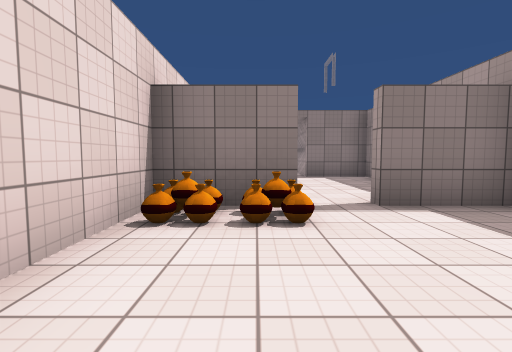
[1] (above)

24 first-person views from a walk through a Unity game level. The camera is 1.2 m above the floor, tilts 4° down and sees 85° across. Doors are open. The floor is counted in squares, 2 m on a side. Each view is taken from the middle of a square. On the plan, view 1 faces up. The plan holds only what a view shows up to about 9 squares ahead; the rest is blank. The place goes on beyond the plan. The player is left out. Some surface patterns are stand-ins.

[2]
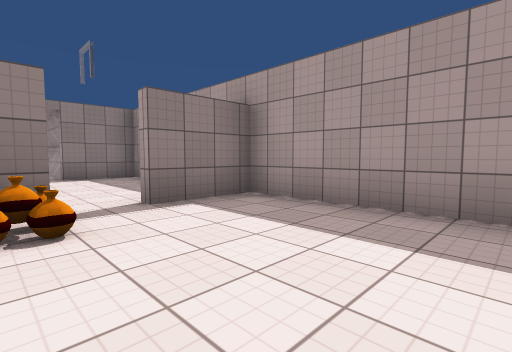

[3]
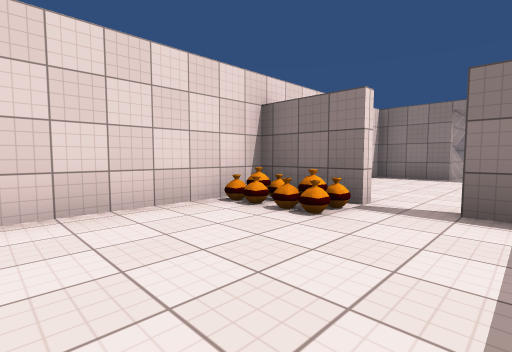

[4]
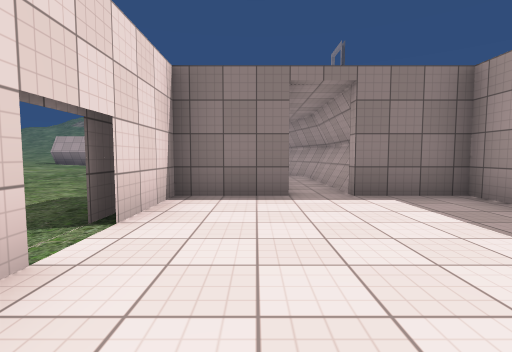

[5]
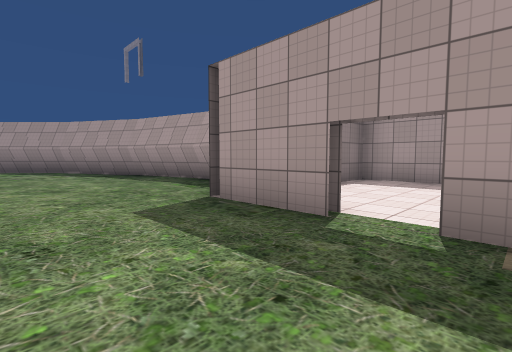

[6]
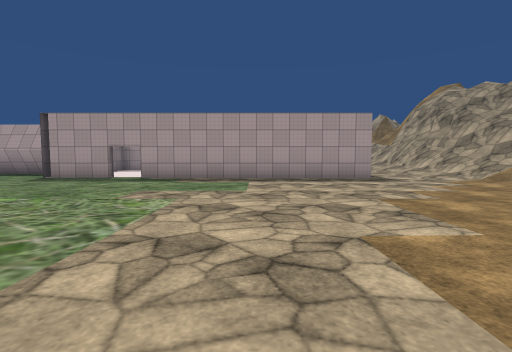

[7]
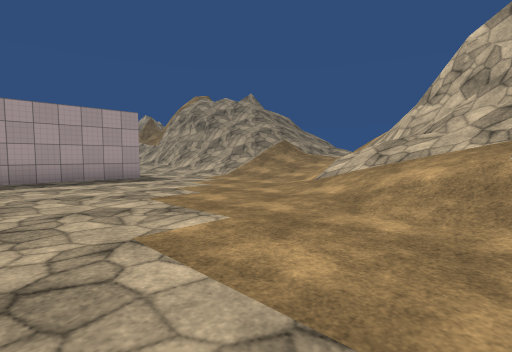

[8]
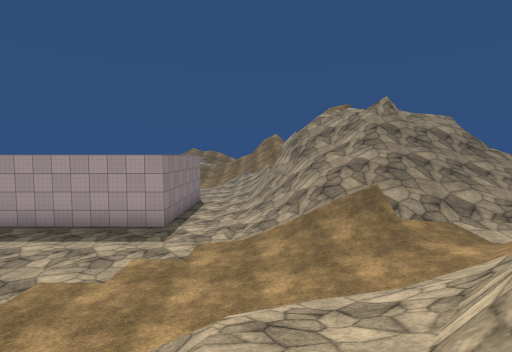

[9]
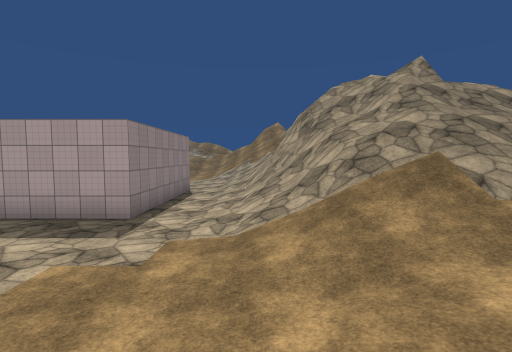

[10]
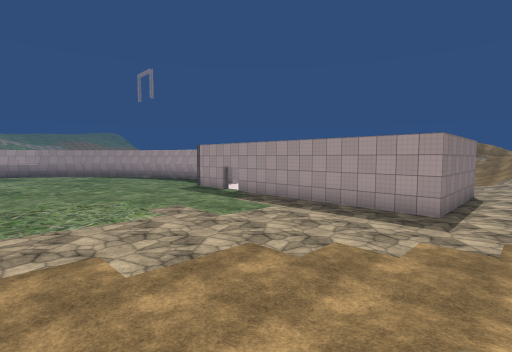

[11]
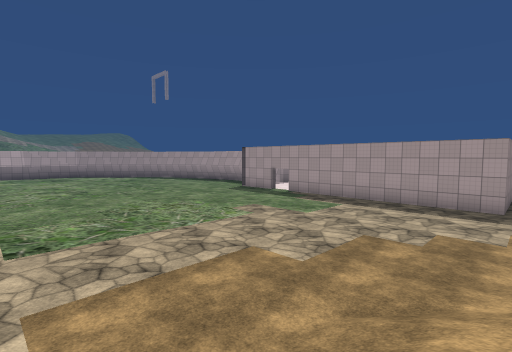

[12]
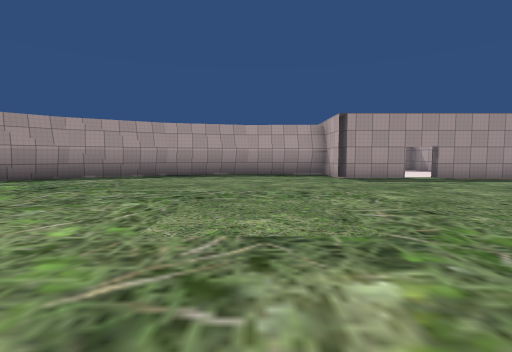

[13]
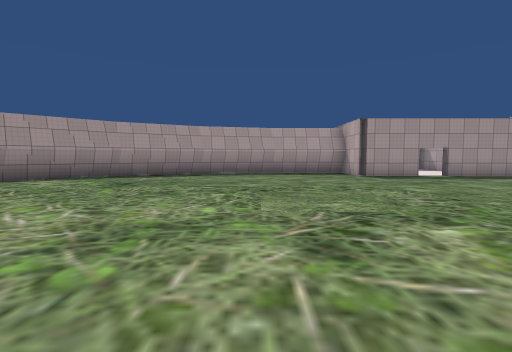

[14]
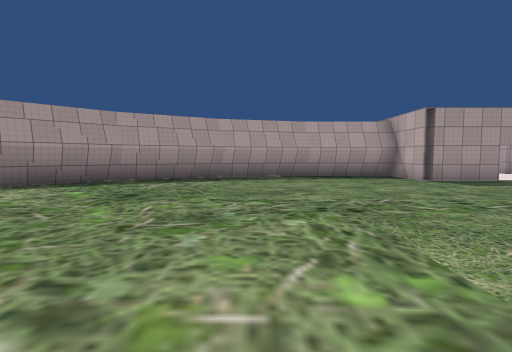

[15]
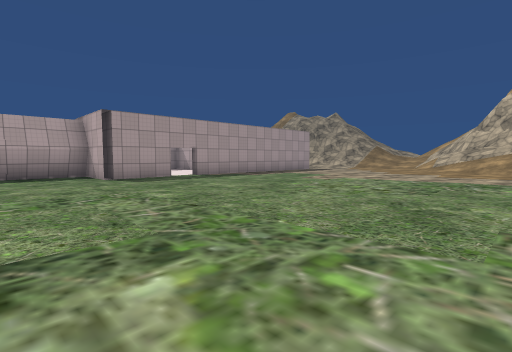

[16]
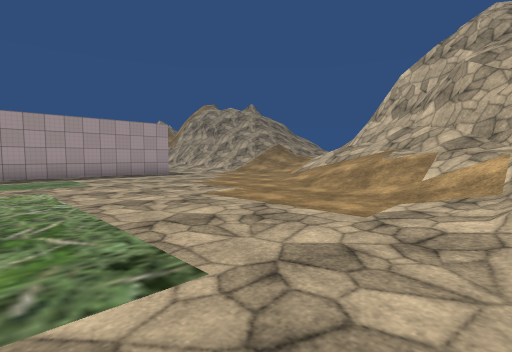

[17]
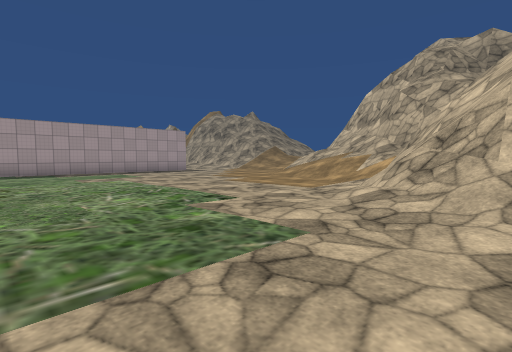

[18]
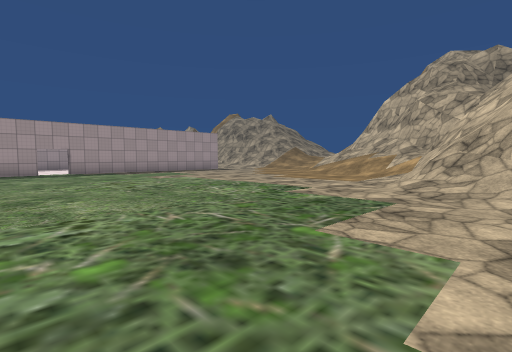

[19]
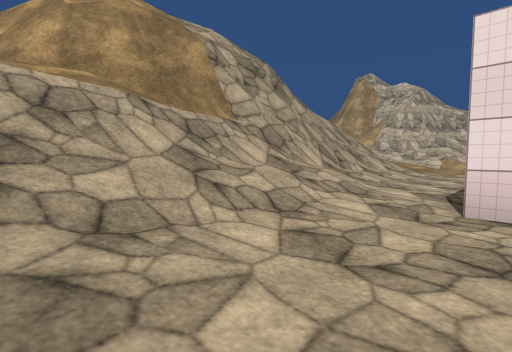

[20]
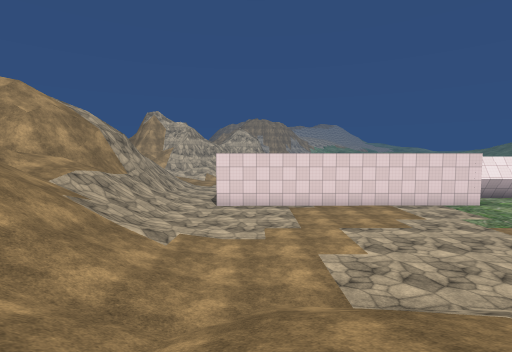

[21]
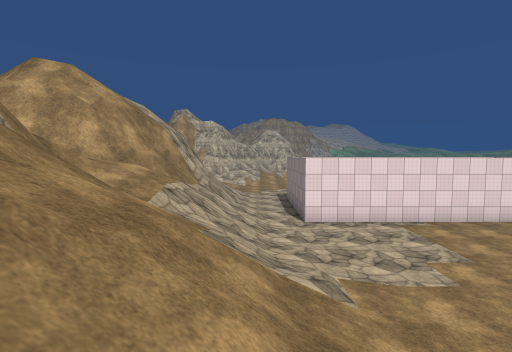

[22]
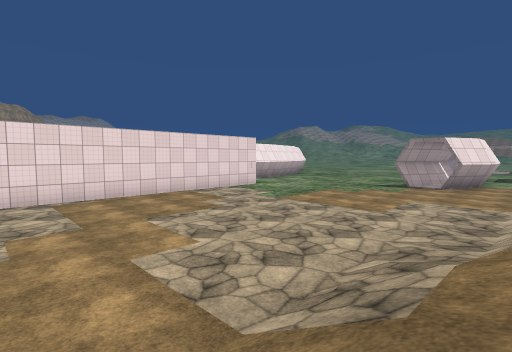

[23]
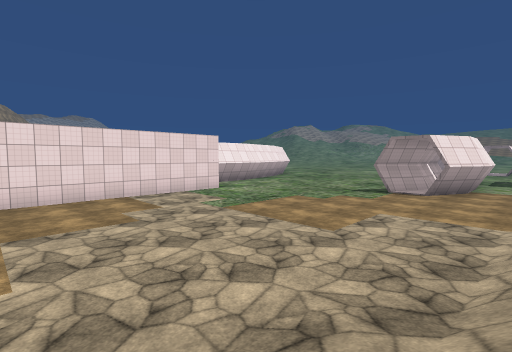

[24]
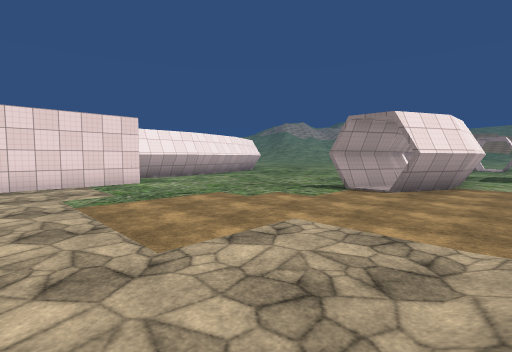

### Floor plan
Key: @ floor where view 1 was taken; # wall or solid block; x gap in a wall; . main floor; : floor 0.25 m higher than the main floor; / step, stairs or slope; D open door; = window, fence, low wall or low ledge; P pot.
Columns run from 14 left of view 1 to 14 right of it. Each row starts with its distance up from view 1.
 19           #
 18          .##
 17         ...##            x
 16        .....##           .
 15       .......#         ###.
 14      ........##        # #.
 13     ..........###    ..###.
 12    :..........#.#   ...##..
 11     ..........#.#  ........
 10     ..........#.# .........
  9    ...........#.#..........
  8 :::..........##.##......../
  7 :::..........#...#......../
  6 :::..........D...#......../
  5 :::..........#...#......../
  4 :::..........#.D.#.......//
  3 //:..........PPD##.......//
  2 ///..........P...#.......//
  1 ////.........#...#.......///
  0 ##//.........#@..#....../////
 -1  ##///.......#####...///////
 -2   #/////........///////////
 -3   ##/////..////////////////
 -4    ##///////////=/////////
 -5    ####////////#####/////
 -6     ##=////////////##/##
 -7        /////////////#/
 -8          ////////  ///
 -9           /////=
-10            ////
-11             ///

Where each view was taken, in squares from view 1:
view 1: 0 up, 0 right, facing up
view 2: 0 up, 0 right, facing up-right
view 3: 0 up, 2 right, facing up-left
view 4: 4 up, 0 right, facing up
view 5: 5 up, 4 left, facing up-right
view 6: 2 up, 10 left, facing right
view 7: 2 up, 10 left, facing down-right
view 8: 4 down, 9 left, facing right
view 9: 4 down, 7 left, facing right
view 10: 3 down, 9 left, facing up-right
view 11: 2 down, 11 left, facing up-right
view 12: 11 up, 10 left, facing right
view 13: 12 up, 11 left, facing right
view 14: 13 up, 9 left, facing right
view 15: 11 up, 10 left, facing down-right
view 16: 4 up, 12 left, facing down-right
view 17: 6 up, 14 left, facing down-right
view 18: 8 up, 14 left, facing down-right
view 19: 1 down, 7 right, facing down-left
view 20: 0 up, 14 right, facing left
view 21: 3 down, 12 right, facing left
view 22: 0 up, 12 right, facing up-left
view 23: 2 up, 12 right, facing up-left
view 24: 5 up, 12 right, facing up-left
